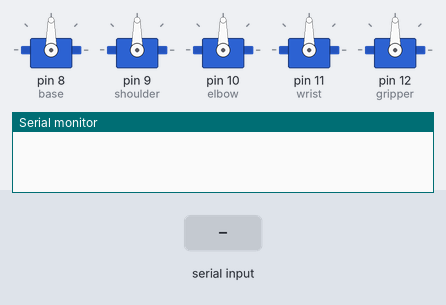
A sketch run on a simulated Arduino Uno, built with avr-gcc and run on an emulated ATmega328P. Parts: 5 × servo, the last lines printed to the serial monitor. The test bench sets the inputs (shaded band).

Above: at 1.2 s.
1.3 s: "right@" received over Serial
At 2.5 s:
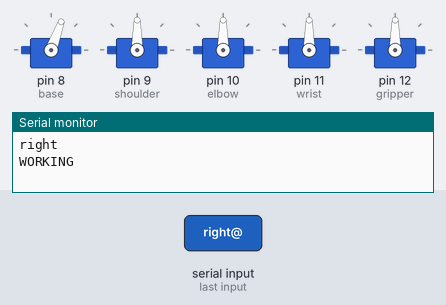
2.8 s: "Right@" received over Serial
At 3.6 s:
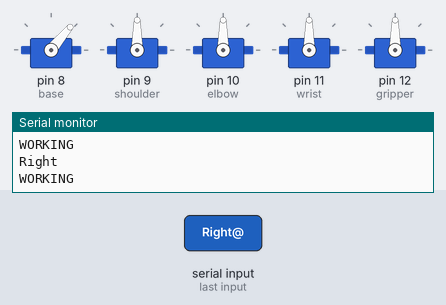
4.3 s: "top@" received over Serial
At 4.8 s:
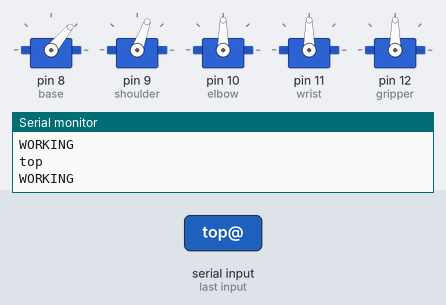
5.8 s: "left@" received over Serial
At 7.0 s:
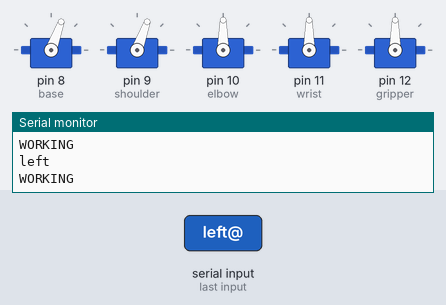
7.3 s: "Left@" received over Serial
At 8.2 s:
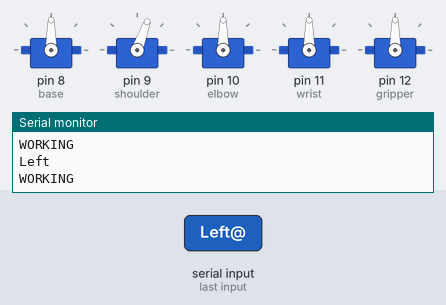
8.8 s: "Top@" received over Serial
At 9.4 s:
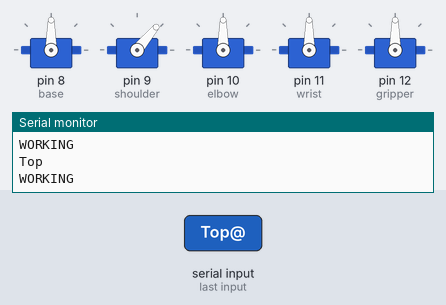
Timing chart, 0 to 11.3 s (numbered marks = the images above; inputs shaded):
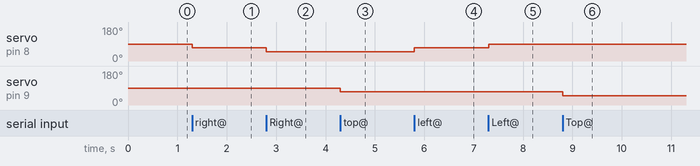

Measured:
- after the input at 1.3 s, servo on pin 8 (base): 90° → 70° at once
- after the input at 2.8 s, servo on pin 8 (base): 70° → 50° at once
- after the input at 4.3 s, servo on pin 9 (shoulder): 90° → 70° at once
- after the input at 5.8 s, servo on pin 8 (base): 50° → 70° at once
- after the input at 7.3 s, servo on pin 8 (base): 70° → 90° at once
- after the input at 8.8 s, servo on pin 9 (shoulder): 70° → 50° at once

The sketch:

arduino.ino
```cpp
// by \x6b\x69\x72\x61
#include <Servo.h>
Servo gripper;
Servo wrist;
Servo elbow;
Servo shoulder;
Servo base;

double base_angle=90;
double shoulder_angle=90;
double elbow_angle=90;
double wrist_angle=90;


void setup() {
 Serial.begin(115200);
   base.attach(8);
  shoulder.attach(9);
  elbow.attach(10);
  wrist.attach(11);
  gripper.attach(12);

  base.write(base_angle);
  shoulder.write(shoulder_angle);
  elbow.write(elbow_angle);
  wrist.write(wrist_angle);

}


String getValue(String data, char separator, int index)
{
  int found = 0;
  int strIndex[] = {0, -1};
  int maxIndex = data.length()-1;

  for(int i=0; i<=maxIndex && found<=index; i++){
    if(data.charAt(i)==separator || i==maxIndex){
        found++;
        strIndex[0] = strIndex[1]+1;
        strIndex[1] = (i == maxIndex) ? i+1 : i;
    }
  }

  return found>index ? data.substring(strIndex[0], strIndex[1]) : "";
}

void loop() {

  String computerText = Serial.readStringUntil('@');
  computerText.trim();
  if (computerText.length() == 0) {
    return;
  }
  // 92-0-130
  String command = getValue(computerText, ' ',0);

    if (command == "right" || command == "يمين" || command == "Right") {
      base.write(base_angle -= 20);
    }
    if (command == "left" || command == "Left" || command == "يسار") {
     base.write(base_angle += 20);
    }

    if (command == "top" || command == "أعلى" || command == "Top") {
      shoulder.write(shoulder_angle -= 20);
    }

   if (command == "bottom"|| command == "أسفل" || command == "Bottom") {
     shoulder.write(shoulder_angle += 20);
    }
    Serial.println(command);
  Serial.println("WORKING");
  delay(1000);

}
```
